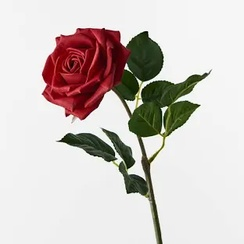
#> input picture Desktop/genai/rose.jpeg, 244 x 244 px, shrunk from 312 x 312 before the run
$ jupyter execute --allow-errors imageday2.ipynb   (shell and % lines are left out)
#> lines starting #> are read from the running program, lines starting #| are printed output that depends on the picture; after the words box and inside, x2 and y2 are one past the last pixel; in counts of white or black regions, pixels touching at a corner belong together; pictures that were not available may be replaced by others from this repository, and a replacement may not be noted
[cell 1]
from PIL import Image

[cell 2]
image=Image.open("rose.jpeg")
#> image is the input picture: PIL image 244x244 RGB; mean R, G, B 207.7, 199.8, 196.2

[cell 3]
print("image format:",image.format)
#| image format: JPEG
print("image size:",image.size)
#| image size: (244, 244)
print("image mode:",image.mode)
#| image mode: RGB
image.show()

[cell 4]
import cv2
color_image=cv2.imread('rose.jpeg')
gray_image=cv2.cvtColor(color_image,cv2.COLOR_BGR2RGB)
cv2.imshow('COLOR IMAGE',color_image)
cv2.imshow('grayscale IMAGE',gray_image)
cv2.waitKey(0)
cv2.destroyAllWindows()

[cell 5]
import cv2
image=cv2.imread('rose.jpeg')
blurred_image=cv2.GaussianBlur(image,(15,15),0)
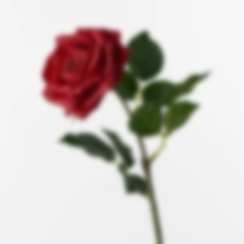
#> blurred_image: shape (244, 244, 3); mean B, G, R 196.2, 199.8, 207.7
cv2.imshow('original image',image)
cv2.imshow('blurred IMAGE',blurred_image)
cv2.waitKey(0)
cv2.destroyAllWindows()

[cell 6]
import cv2
import numpy as np
from matplotlib import pyplot as plt
image = cv2.imread("rose.jpeg", cv2.IMREAD_GRAYSCALE)
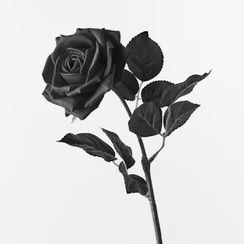
#> image: shape (244, 244); min 0, max 255, mean 201.7
_,binary_segmentation = cv2.threshold(image, 127, 255, cv2.THRESH_BINARY)
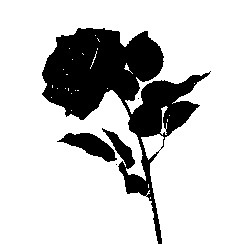
#> binary_segmentation: shape (244, 244); 79.2% white; 4 black regions (2 under 20 px), largest, box (x1, y1, x2, y2) and area: (42, 28, 211, 244) 11588, (57, 133, 117, 162) 818
plt .figure(figsize=(10,5))
plt.subplot(1,2,1)
plt.imshow(image, cmap='gray')
plt.title("Original Image")
plt.axis('off')
plt.subplot(1,2,2)
plt.imshow(binary_segmentation, cmap='gray')
plt.title("Binary Segmentation")
plt.axis('off')
plt.show()
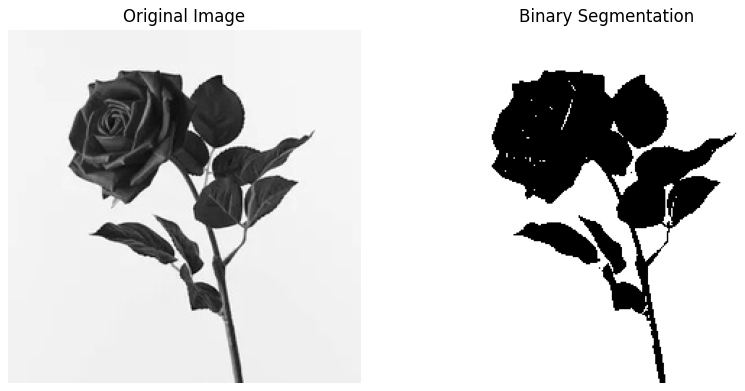
#> figure drawn by matplotlib, 2 panels

[cell 7]
import cv2
import numpy as np
from matplotlib import pyplot as plt
image = cv2.imread("rose.jpeg", cv2.IMREAD_GRAYSCALE)
_, otsu = cv2.threshold(image, 0, 255, cv2.THRESH_BINARY + cv2.THRESH_OTSU)
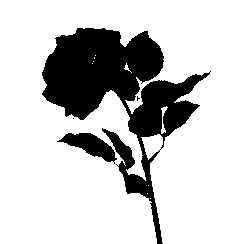
#> otsu: shape (244, 244); 78.7% white; 4 black regions (2 under 20 px), largest, box (x1, y1, x2, y2) and area: (42, 28, 211, 244) 11846, (57, 133, 117, 164) 833
plt .figure(figsize=(10,5))
plt.subplot(1,2,1)
plt.imshow(image, cmap='gray')
plt.title("Original Image")
plt.axis('off')
plt.subplot(1,2,2)
plt.imshow(otsu, cmap='gray')
plt.title("Image Segmentation with otsu Thresholding")
plt.axis('off')
plt.show()

[cell 8]
import cv2
import numpy as np

# Load the two images
image1 = cv2.imread('1.jpg')
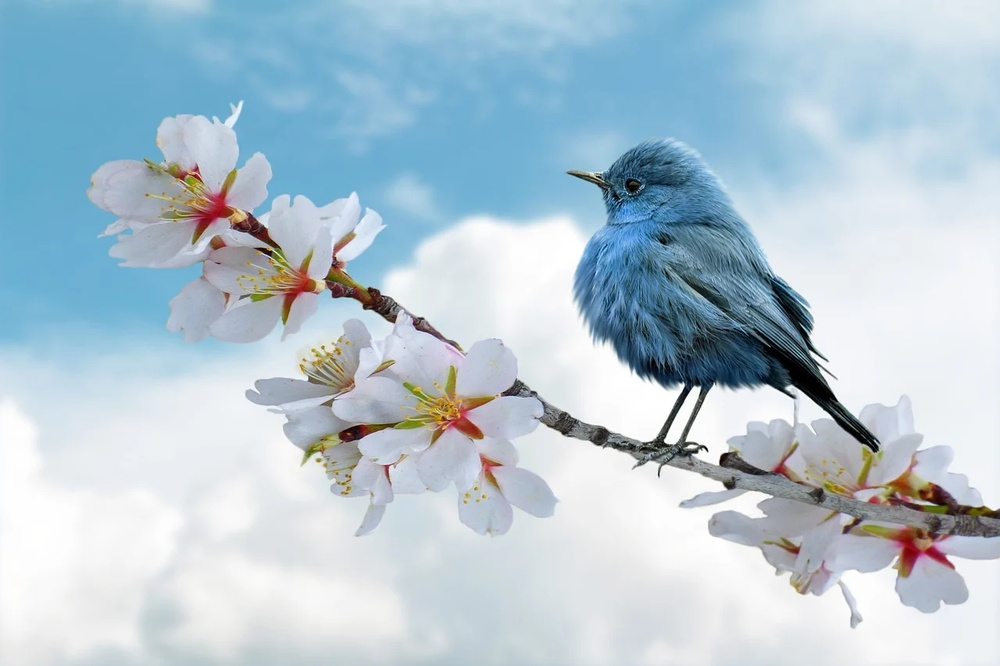
#> input picture Desktop/genai/1.jpeg, 1000 x 666 px, shrunk from 1280 x 853 before the run, given in place of 1.jpg, which was not available
#> image1 is the input picture: shape (666, 1000, 3); mean B, G, R 210.8, 198.6, 178.6
image2 = cv2.imread('2.jpg')
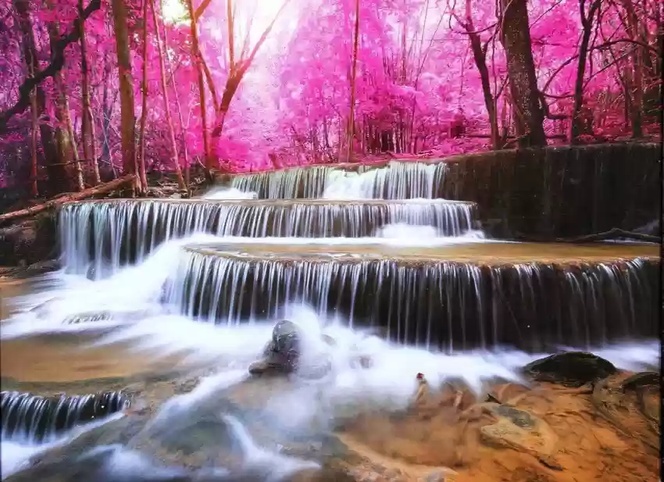
#> input picture Desktop/genai/2.jpeg, 664 x 482 px, shrunk from 850 x 617 before the run, given in place of 2.jpg, which was not available
#> image2 is the input picture: shape (482, 664, 3); mean B, G, R 122.4, 106.2, 142.2

# Blend the images using addWeighted
#> (the rest of this cell did not finish here and is left out)
